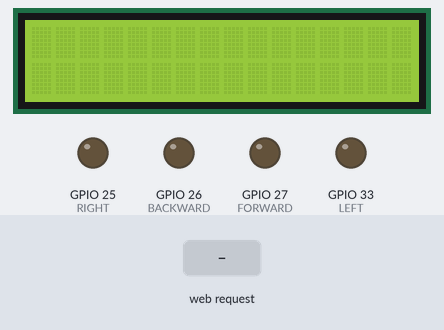
Simulated run of this sketch. Board: ESP32. Parts: 16×2 character LCD, output pins drawn as LEDs (lit = HIGH). The test bench sets the inputs (shaded band). WiFi joins after 1.5 s; servers stay silent unless stated; what the sketch prints to the serial monitor is not drawn.

Above: at 3.2 s.
3.3 s: HTTP request GET /forward received
At 4.3 s:
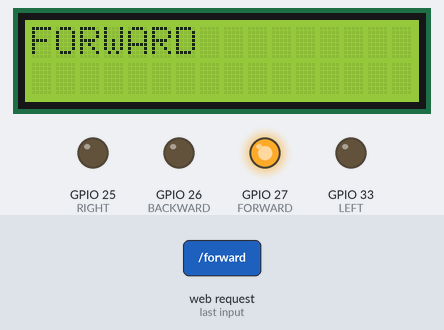
4.8 s: HTTP request GET /backward received
At 5.5 s:
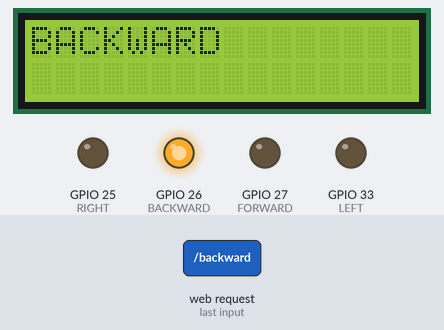
6.3 s: HTTP request GET /right received
At 7.5 s:
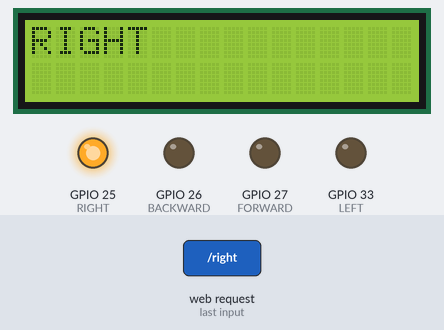
7.8 s: HTTP request GET /left received
At 8.8 s:
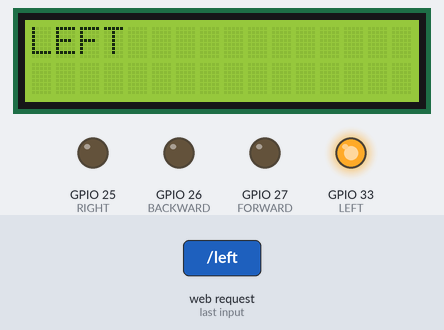
9.3 s: HTTP request GET /off received
At 9.7 s:
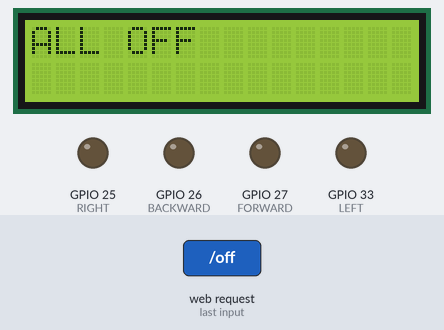
Timing chart, 0 to 11.8 s (numbered marks = the images above; inputs shaded):
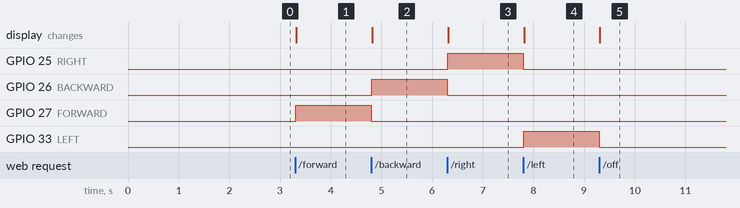

The sketch:

burned_esp32.ino
```cpp
#include <WiFi.h>
#include <WebServer.h>
#include <LiquidCrystal_I2C.h>

LiquidCrystal_I2C lcd(0x27, 16, 2);
WebServer server(80);

const char* ssid = "Wollwage";
const char* pass = "ikanhias";

IPAddress local_ip(192, 168, 0, 169);
IPAddress gateway(192, 168, 0, 1);
IPAddress subnet(255, 255, 255, 0);

constexpr int FORWARD = 27;
constexpr int BACKWARD = 26;
constexpr int RIGHT = 25;
constexpr int LEFT = 33;


void rootPage() {
  String page =
  "<h1>esp32 navigation control </h1>"
  "<a href='/forward'><button style='width: 300px; height: 150px; background-color: #ff7e73'>FORWARD</button></a><br><br>"
  "<a href='/backward'><button style='width: 300px; height: 150px; background-color: #ffe873'>BACKWARD</button></a><br><br>"
  "<a href='/left'><button style='width: 300px; height: 150px; background-color: #73ff7c'>LEFT</button></a><br><br>"
  "<a href='/right'><button style='width: 300px; height: 150px; background-color: #87bbff'>RIGHT</button></a><br><br>"
  "<a href='/off'><button style='width: 300px; height: 150px; background-color: #ff87ff'>OFF</button></a>";

  server.send(200, "text/html", page);
}

void moveForward() {
  allOff();
  Serial.println("FORWARD Pressed");
  digitalWrite(FORWARD, HIGH);
  lcd.clear();
  lcd.setCursor(0, 0);
  lcd.print("FORWARD");
  server.sendHeader("Location", "/");
  server.send(303);
}

void moveBackward() {
  allOff();
  Serial.println("BACKWARD Pressed");
  digitalWrite(BACKWARD, HIGH);
  lcd.clear();
  lcd.setCursor(0, 0);
  lcd.print("BACKWARD");
  server.sendHeader("Location", "/");
  server.send(303);
}

void moveRight() {
  allOff();
  Serial.println("RIGHT Pressed");
  digitalWrite(RIGHT, HIGH);
  lcd.clear();
  lcd.setCursor(0, 0);
  lcd.print("RIGHT");
  server.sendHeader("Location", "/");
  server.send(303);
}

void moveLeft() {
  allOff();
  Serial.println("LEFT Pressed");
  digitalWrite(LEFT, HIGH);
  lcd.clear();
  lcd.setCursor(0, 0);
  lcd.print("LEFT");
  server.sendHeader("Location", "/");
  server.send(303);
}

void allOff() {
  digitalWrite(FORWARD, LOW);
  digitalWrite(BACKWARD, LOW);
  digitalWrite(RIGHT, LOW);
  digitalWrite(LEFT, LOW);
  lcd.clear();
  lcd.setCursor(0, 0);
  lcd.print("ALL OFF");
  server.sendHeader("Location", "/");
  server.send(303);
}

void setup() {
  Serial.begin(115200);
  lcd.init();
  lcd.backlight();
  pinMode(FORWARD, OUTPUT);
  pinMode(BACKWARD, OUTPUT);
  pinMode(RIGHT, OUTPUT);
  pinMode(LEFT, OUTPUT);

  if(!WiFi.config(local_ip, gateway, subnet)) {
    Serial.println("failed configuring static ip");
  }

  WiFi.begin(ssid, pass);
  while(WiFi.status() != WL_CONNECTED) {
    Serial.println("Connecting...");
    delay(1000);
  }
  Serial.println();
  Serial.println("Connected!");
  Serial.println(WiFi.localIP());

  server.on("/", rootPage);
  server.on("/forward", moveForward);
  server.on("/backward", moveBackward);
  server.on("/right", moveRight);
  server.on("/left", moveLeft);
  server.on("/off", allOff);
  server.begin();
}

void loop() {
  server.handleClient();
}
```

Measured:
- after the input at 3.3 s, GPIO 27 (FORWARD): LOW → HIGH at once; the display: changes at once (image 1)
- after the input at 4.8 s, GPIO 26 (BACKWARD): LOW → HIGH at once; GPIO 27 (FORWARD): HIGH → LOW at once; the display: changes at once (image 2)
- after the input at 6.3 s, GPIO 25 (RIGHT): LOW → HIGH at once; GPIO 26 (BACKWARD): HIGH → LOW at once; the display: changes at once (image 3)
- after the input at 7.8 s, GPIO 25 (RIGHT): HIGH → LOW at once; GPIO 33 (LEFT): LOW → HIGH at once; the display: changes at once (image 4)
- after the input at 9.3 s, GPIO 33 (LEFT): HIGH → LOW at once; the display: changes at once (image 5)
